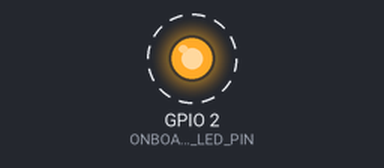
Simulated run of this program. Board: ESP32. On the bench: output pins drawn as LEDs (lit = HIGH). Dashed ring = blinking. What the program prints to the serial monitor is not drawn.

Above: at 1.2 s.
Timing chart, 0 to 4.0 s (numbered marks = the images above):
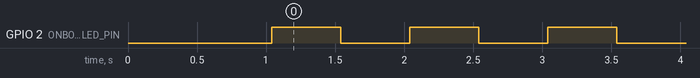

The program:

main.cpp
```cpp
/**
 * ============================================================================
 * MODUL PRAKTIKUM SISTEM TERTANAM - MINGGU 1
 * Topik: Fondasi Bahasa C untuk Sistem Tertanam & Manipulasi Bitwise
 * ============================================================================
 * Mahasiswa: [Nama Lengkap Anda]
 * NIM      : [Nomor Induk Mahasiswa]
 * Kelas    : S1 Teknik Elektro
 * ============================================================================
 */

#include <Arduino.h>

// Definisi pin fisik LED onboard ESP32
#define ONBOARD_LED_PIN 2

// Simulasi Register Status 8-bit Mikrokontroler
// Bit 0: ALARM_FLAG
// Bit 1: MOTOR_RUN_FLAG
// Bit 2: SENSOR_READY_FLAG
// Bit 3: COMM_OK_FLAG
// Bit 4-7: RESERVED
volatile uint8_t virtual_register = 0b00000000;

// Definisi Bit Position
#define BIT_ALARM        0
#define BIT_MOTOR_RUN    1
#define BIT_SENSOR_READY 2
#define BIT_COMM_OK      3

// ============================================================================
// FUNGSI BANTUAN OPERASI BITWISE (TIER 1 - WAJIB DIKERJAKAN)
// ============================================================================

/**
 * @brief Menyalakan (Set to 1) bit tertentu pada register menggunakan bitwise OR (|)
 * Rumus: Reg = Reg | (1 << bit_pos)
 */
void set_register_bit(volatile uint8_t *reg, uint8_t bit_pos) {
    // TODO [Level 1.1]: Tuliskan rumus bitwise OR di bawah ini
    *reg |= (1 << bit_pos);
}

/**
 * @brief Mematikan (Clear to 0) bit tertentu pada register menggunakan bitwise AND (&) dan NOT (~)
 * Rumus: Reg = Reg & ~(1 << bit_pos)
 */
void clear_register_bit(volatile uint8_t *reg, uint8_t bit_pos) {
    // TODO [Level 1.2]: Tuliskan rumus bitwise AND + NOT di bawah ini
    *reg &= ~(1 << bit_pos);
}

/**
 * @brief Membalik nilai (Toggle 0->1 atau 1->0) bit tertentu menggunakan bitwise XOR (^)
 * Rumus: Reg = Reg ^ (1 << bit_pos)
 */
void toggle_register_bit(volatile uint8_t *reg, uint8_t bit_pos) {
    // TODO [Level 1.3]: Tuliskan rumus bitwise XOR di bawah ini
    *reg ^= (1 << bit_pos);
}

/**
 * @brief Memeriksa status (Check bit) apakah bernilai 1 atau 0
 * Return: true jika bit bernilai 1, false jika bit bernilai 0
 */
bool check_register_bit(volatile uint8_t reg, uint8_t bit_pos) {
    // TODO [Level 1.4]: Tuliskan rumus pengecekan bit di bawah ini
    return (reg & (1 << bit_pos)) != 0;
}

/**
 * @brief Mencetak isi byte dalam format biner ke Serial Monitor
 */
void print_binary(uint8_t byte_val) {
    for (int8_t i = 7; i >= 0; i--) {
        Serial.print((byte_val & (1 << i)) ? "1" : "0");
        if (i == 4) Serial.print(" "); // Pemisah nibble
    }
}

// ============================================================================
// STATE MACHINE NON-BLOCKING (TIER 2 - ANALISIS SISTEM)
// ============================================================================

// Variabel waktu untuk non-blocking loop
unsigned long previous_millis = 0;
const unsigned long BLINK_INTERVAL_MS = 500; // Periode kedip 500 ms
bool led_state = false;

void run_non_blocking_led_state_machine() {
    unsigned long current_millis = millis();

    // Memeriksa apakah selang waktu sudah tercapai tanpa menggunakan fungsi delay()
    if (current_millis - previous_millis >= BLINK_INTERVAL_MS) {
        previous_millis = current_millis;

        // Toggle status LED secara fisik
        led_state = !led_state;
        digitalWrite(ONBOARD_LED_PIN, led_state ? HIGH : LOW);

        // Toggle juga bit indikator di register status virtual
        toggle_register_bit(&virtual_register, BIT_COMM_OK);

        // Cetak status ke serial monitor
        Serial.print("[Tick: ");
        Serial.print(current_millis);
        Serial.print(" ms] Status Register: 0b");
        print_binary(virtual_register);
        Serial.print(" | LED State: ");
        Serial.println(led_state ? "ON" : "OFF");
    }
}

// ============================================================================
// SETUP & MAIN LOOP
// ============================================================================

void setup() {
    Serial.begin(115200);
    delay(1000); // Jeda stabilisasi serial

    pinMode(ONBOARD_LED_PIN, OUTPUT);
    digitalWrite(ONBOARD_LED_PIN, LOW);

    Serial.println("==================================================");
    Serial.println("  PRAKTIKUM SISTEM TERTANAM - MINGGU 01           ");
    Serial.println("  Uji Operasi Bitwise & Non-Blocking State Machine");
    Serial.println("==================================================");

    // Pengujian Awal Operasi Bitwise (Level 1)
    Serial.print("Status Register Awal          : 0b");
    print_binary(virtual_register);
    Serial.println();

    Serial.println("-> Menyalakan BIT_SENSOR_READY (Bit 2)...");
    set_register_bit(&virtual_register, BIT_SENSOR_READY);
    Serial.print("   Hasil: 0b");
    print_binary(virtual_register);
    Serial.println();

    Serial.println("-> Menyalakan BIT_MOTOR_RUN (Bit 1)...");
    set_register_bit(&virtual_register, BIT_MOTOR_RUN);
    Serial.print("   Hasil: 0b");
    print_binary(virtual_register);
    Serial.println();

    Serial.println("-> Mematikan BIT_SENSOR_READY (Bit 2)...");
    clear_register_bit(&virtual_register, BIT_SENSOR_READY);
    Serial.print("   Hasil: 0b");
    print_binary(virtual_register);
    Serial.println();

    Serial.println("==================================================");
    Serial.println("Memulai Loop Utama (Non-Blocking State Machine)...");
}

void loop() {
    // Menjalankan tugas non-blocking
    run_non_blocking_led_state_machine();

    // CPU tidak terhalang (tidak ada fungsi delay() di sini!)
    // Mahasiswa dapat menambahkan komputasi lain secara bebas di loop ini.
}
```

Measured:
- by itself, GPIO 2 (ONBOARD_LED_PIN): alternates HIGH for 0.50 s and LOW for 0.50 s
